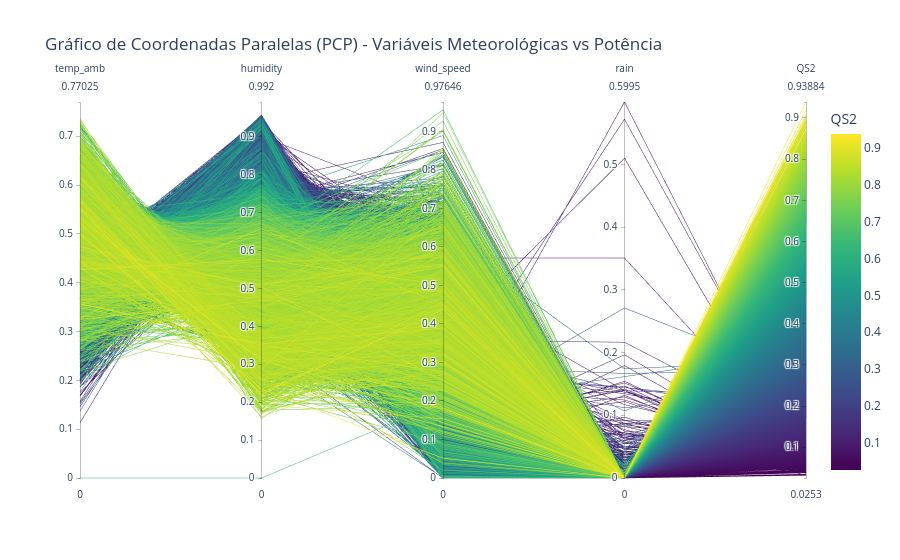

Here is the notebook cell this chart was saved with:
### Code cell
# PCP: Unindo as variáveis meteorológicas com o Target para servir de escala de cores
pcp_cols = meteo_cols + [target_col]

fig_pcp = px.parallel_coordinates(
    df_vis,
    dimensions=pcp_cols,
    color=target_col,
    color_continuous_scale=px.colors.sequential.Viridis,
    title='Gráfico de Coordenadas Paralelas (PCP) - Variáveis Meteorológicas vs Potência'
)

fig_pcp.show()

### Figure 1 — Plotly figure (JSON) as saved in the notebook; plotly's stock layout.template omitted (floating-point values rounded to 4 significant figures; data arrays with more than 128 entries replaced by an {"elided": "..."} marker saying what was removed)
{"data": [{"dimensions": [{"label": "temp_amb", "values": {"elided": "24911 float values"}}, {"label": "humidity", "values": {"elided": "24911 float values"}}, {"label": "wind_speed", "values": {"elided": "24911 float values"}}, {"label": "rain", "values": {"elided": "24911 float values"}}, {"label": "QS2", "values": {"elided": "24911 float values"}}], "domain": {"x": [0, 1], "y": [0, 1]}, "line": {"color": {"elided": "24911 float values"}, "coloraxis": "coloraxis"}, "name": "", "type": "parcoords"}], "layout": {"coloraxis": {"colorbar": {"title": {"text": "QS2"}}, "colorscale": [[0, "#440154"], [0.1111, "#482878"], [0.2222, "#3e4989"], [0.3333, "#31688e"], [0.4444, "#26828e"], [0.5556, "#1f9e89"], [0.6667, "#35b779"], [0.7778, "#6ece58"], [0.8889, "#b5de2b"], [1, "#fde725"]]}, "legend": {"tracegroupgap": 0}, "title": {"text": "Gráfico de Coordenadas Paralelas (PCP) - Variáveis Meteorológicas vs Potência"}}}
